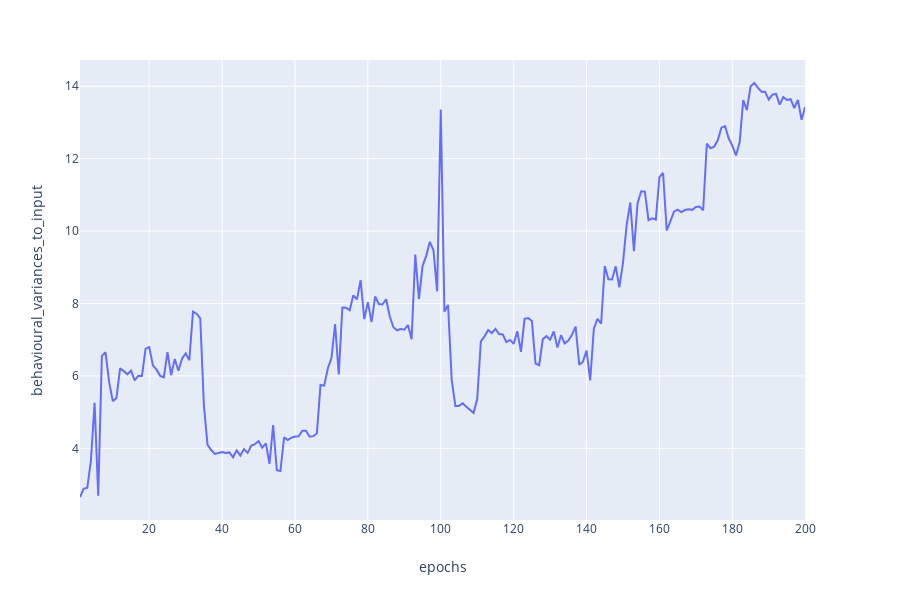

This figure's notebook cell:
### Code cell
plot_behavioural_variances_to_input(experiment_name, get_random_input_func)

### Figure 1 — Plotly figure (JSON) as saved in the notebook; plotly's stock layout.template omitted (floating-point values rounded to 4 significant figures; data arrays with more than 128 entries replaced by an {"elided": "..."} marker saying what was removed)
{"data": [{"hoverlabel": {"namelength": 0}, "hovertemplate": "epochs=%{x}<br>behavioural_variances_to_input=%{y}", "legendgroup": "", "line": {"color": "#636efa", "dash": "solid"}, "mode": "lines", "name": "", "showlegend": false, "type": "scatter", "x": {"elided": "200 int values"}, "xaxis": "x", "y": {"elided": "200 float values"}, "yaxis": "y"}], "layout": {"height": 600, "legend": {"tracegroupgap": 0}, "margin": {"t": 60}, "xaxis": {"anchor": "y", "domain": [0, 0.98], "title": {"text": "epochs"}}, "yaxis": {"anchor": "x", "domain": [0, 1], "title": {"text": "behavioural_variances_to_input"}}}}
